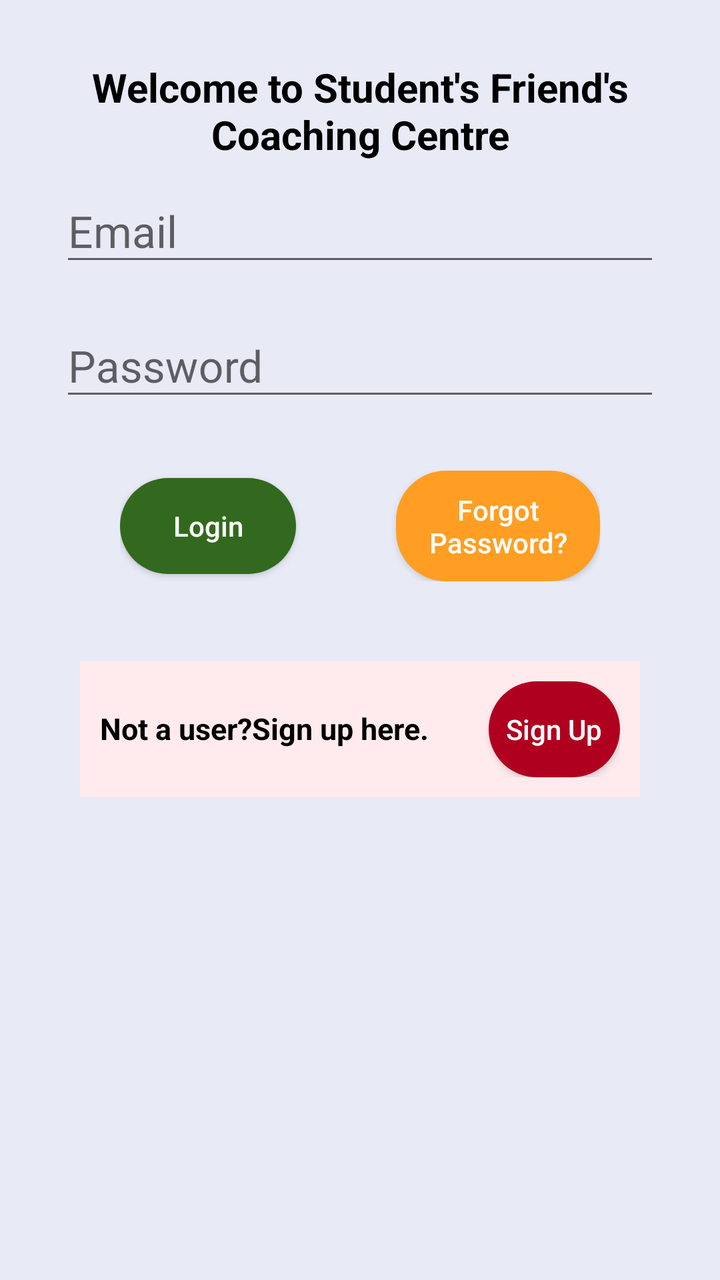
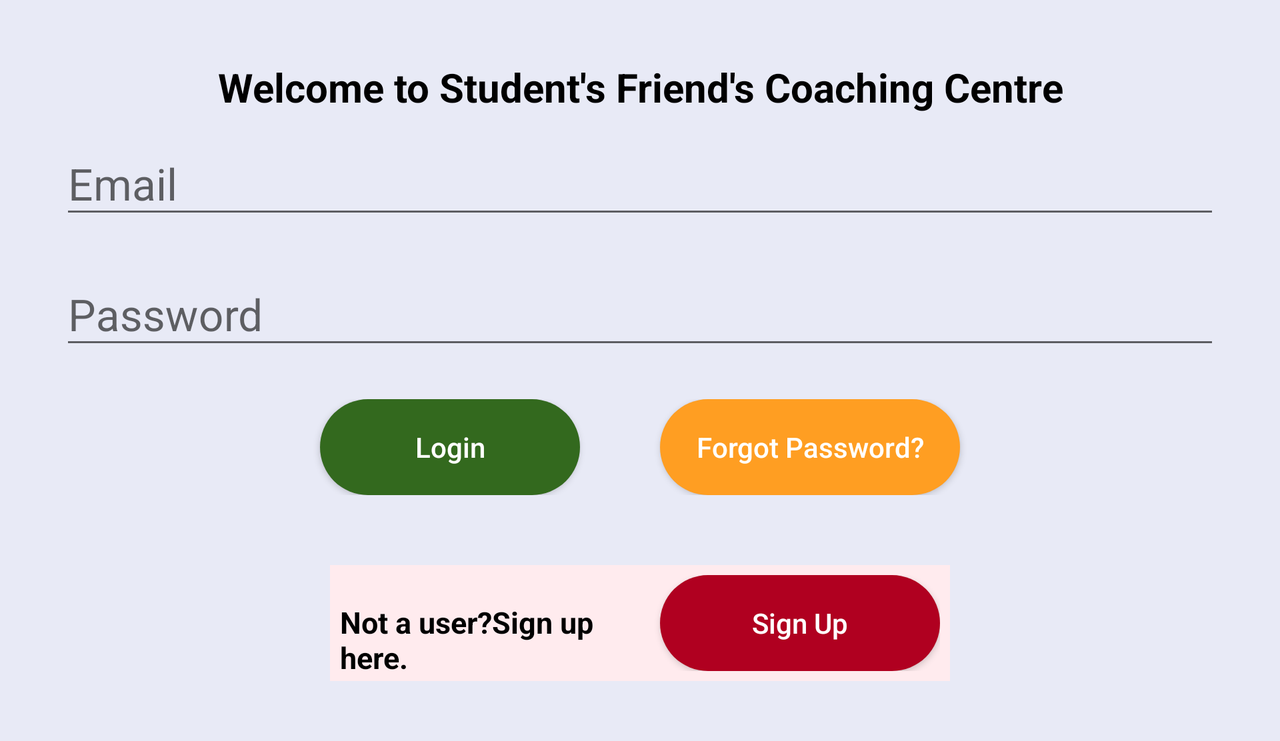

One screen, two layout resources from the same app: the default and the repository's alternative for another configuration. Each is rendered where Android would select it; the XML of both is given below.
<!-- AndroidManifest.xml: application theme AppTheme -->
<!-- res/layout/activity_login.xml -->
<?xml version="1.0" encoding="utf-8"?>
<LinearLayout xmlns:android="http://schemas.android.com/apk/res/android"
    xmlns:app="http://schemas.android.com/apk/res-auto"
    xmlns:tools="http://schemas.android.com/tools"
    android:layout_width="match_parent"
    android:layout_height="match_parent"
    tools:context=".Login"
    android:orientation="vertical"
    android:padding="@dimen/login_root_layout_padding"
    android:background="@color/background_layout">
    <RelativeLayout
        android:layout_width="wrap_content"
        android:layout_height="wrap_content"
        android:layout_gravity="center">

        <TextView
            android:layout_width="wrap_content"
            android:layout_height="wrap_content"
            android:text="Welcome to Student's Friend's Coaching Centre"
            android:textColor="@color/black_text_color"
            android:textStyle="bold"
            android:gravity="center"
            android:textSize="@dimen/login_title_text_size"/>
    </RelativeLayout>

    <com.google.android.material.textfield.TextInputLayout
        android:layout_width="match_parent"
        android:layout_height="wrap_content"
        android:focusable="true"
        android:focusableInTouchMode="true">

        <EditText
            android:layout_width="match_parent"
            android:layout_height="wrap_content"
            android:id="@+id/email_auth"
            android:hint="@string/enter_email"
            android:ems="10"
            android:inputType="textEmailAddress"
            android:textSize="@dimen/login_email_text_size"/>
    </com.google.android.material.textfield.TextInputLayout>
    <com.google.android.material.textfield.TextInputLayout
        android:layout_width="match_parent"
        android:layout_height="wrap_content"
        android:focusable="true"
        android:focusableInTouchMode="true"
        android:layout_marginTop="@dimen/login_passwordlayout_margintop">

        <EditText
            android:layout_width="match_parent"
            android:layout_height="wrap_content"
            android:id="@+id/password_auth"
            android:hint="@string/enter_password"
            android:ems="10"
            android:inputType="textPassword"
            android:textSize="@dimen/login_password_text_size"/>
    </com.google.android.material.textfield.TextInputLayout>

    <ProgressBar
        android:id="@+id/progressbar"
        android:layout_width="wrap_content"
        android:layout_height="wrap_content"
        android:layout_centerHorizontal="true"
        android:layout_centerVertical="true"
        android:layout_gravity="center"
        android:layout_marginTop="@dimen/login_progressbar_layout_margintop"
        android:visibility="gone" />
    <LinearLayout
        android:layout_width="match_parent"
        android:layout_height="wrap_content"
        android:background="@color/background_layout"
        android:layout_margin="20dp"
        android:padding="10dp"
        android:orientation="horizontal"
        android:gravity="center">
        <Button
            android:layout_width="wrap_content"
            android:layout_height="wrap_content"
            android:id="@+id/login_button"
            android:text="@string/login_button"
            android:textAllCaps="false"
            android:textColor="@color/white_color"
            android:background="@drawable/login_button_background"
            />

        <Button
            android:layout_width="wrap_content"
            android:layout_height="wrap_content"
            android:id="@+id/forgot_password"
            android:layout_marginLeft="50dp"
            android:text="@string/forgot_password"
            android:padding="@dimen/padding_10"
            android:textColor="@color/white_color"
            android:textAllCaps="false"
            android:background="@drawable/forget_password_background"
            />


    </LinearLayout>
    <LinearLayout
        android:layout_width="wrap_content"
        android:layout_height="wrap_content"
        android:background="@color/class_10_layout_bck"
        android:orientation="horizontal"
        android:layout_margin="10dp"
        android:padding="10dp"
        android:layout_gravity="center_horizontal">
        <TextView
            android:layout_width="wrap_content"
            android:layout_height="wrap_content"
            android:text="@string/not_a_user"
            android:textAllCaps="false"
            android:textSize="@dimen/login_notauser_text_size"
            android:textStyle="bold"
            android:textColor="@color/black_text_color"

            />
        <Button
            android:layout_width="wrap_content"
            android:layout_height="wrap_content"
            android:text="@string/register_button"
            android:id="@+id/register_button"
            android:textColor="@color/white_color"
            android:textAllCaps="false"
            android:layout_marginLeft="@dimen/login_registerbutton_marginleft"
            android:background="@drawable/register_button_background"
            />

    </LinearLayout>


</LinearLayout>
<!-- resources referenced by this layout -->
<resources>
  <color name="background_layout">#e8eaf6</color>
  <color name="black_text_color">#000000</color>
  <color name="class_10_layout_bck">#FFEBEE</color>
  <color name="white_color">#ffffff</color>
  <dimen name="login_email_text_size">22sp</dimen>
  <dimen name="login_notauser_text_size">15sp</dimen>
  <dimen name="login_password_text_size">22sp</dimen>
  <dimen name="login_passwordlayout_margintop">10dp</dimen>
  <dimen name="login_progressbar_layout_margintop">10dp</dimen>
  <dimen name="login_registerbutton_marginleft">30dp</dimen>
  <dimen name="login_root_layout_padding">30dp</dimen>
  <dimen name="login_title_text_size">20sp</dimen>
  <dimen name="padding_10">10dp</dimen>
  <!-- drawable forget_password_background (drawable) -->
  <?xml version="1.0" encoding="utf-8"?>
  <shape xmlns:android="http://schemas.android.com/apk/res/android"
      android:shape="rectangle">
      <solid
          android:color="@color/forget_password_background"/>
      <corners
          android:radius="25dp"/>
  
  </shape>
  <!-- drawable login_button_background (drawable) -->
  <?xml version="1.0" encoding="utf-8"?>
  <shape xmlns:android="http://schemas.android.com/apk/res/android"
      android:shape="rectangle">
      <solid
          android:color="@color/login_button_background"/>
      <corners
          android:radius="25dp"/>
  
  </shape>
  <!-- drawable register_button_background (drawable) -->
  <?xml version="1.0" encoding="utf-8"?>
  <shape xmlns:android="http://schemas.android.com/apk/res/android"
      android:shape="rectangle">
      <solid
          android:color="@color/register_button_background"/>
      <corners
          android:radius="25dp"/>
  
  </shape>
  <string name="enter_email">Email</string>
  <string name="enter_password">Password</string>
  <string name="forgot_password">Forgot Password?</string>
  <string name="login_button">Login</string>
  <string name="not_a_user">Not a user?Sign up here.</string>
  <string name="register_button">Sign Up</string>
  <style name="AppTheme" parent="Theme.AppCompat.Light.NoActionBar">
          
          <item name="colorPrimary">@color/colorPrimary</item>
          <item name="colorPrimaryDark">@color/colorPrimaryDark</item>
          <item name="colorAccent">@color/colorAccent</item>
          <item name="windowActionBar">false</item>
          <item name="windowNoTitle">true</item>
      </style>
  <color name="forget_password_background">#ff9e22</color>
  <color name="login_button_background">#33691e</color>
  <color name="register_button_background">#B00020</color>
  <color name="colorPrimary">#1a237e</color>
  <color name="colorPrimaryDark">#000051</color>
  <color name="colorAccent">#f48fb1</color>
</resources>
<!-- res/layout-land/activity_login.xml (the repository's variant of the layout above) -->
<!-- drawn on the phone turned sideways -->
<?xml version="1.0" encoding="utf-8"?>
<ScrollView xmlns:android="http://schemas.android.com/apk/res/android"
    xmlns:app="http://schemas.android.com/apk/res-auto"
    xmlns:tools="http://schemas.android.com/tools"
    android:layout_width="match_parent"
    android:layout_height="match_parent"
    tools:context=".Login"
    >
    <LinearLayout
        android:layout_width="match_parent"
        android:layout_height="match_parent"
        android:orientation="vertical"
        android:padding="@dimen/login_root_layout_padding"
        android:background="@color/background_layout">


    <RelativeLayout
        android:layout_width="wrap_content"
        android:layout_height="wrap_content"
        android:layout_gravity="center">

        <TextView
            android:layout_width="wrap_content"
            android:layout_height="wrap_content"
            android:gravity="center"
            android:text="Welcome to Student's Friend's Coaching Centre"
            android:textColor="@color/black_text_color"
            android:textSize="@dimen/login_title_text_size"
            android:textStyle="bold" />
    </RelativeLayout>

    <com.google.android.material.textfield.TextInputLayout
        android:layout_width="match_parent"
        android:layout_height="wrap_content"
        android:focusable="true"
        android:focusableInTouchMode="true">

        <EditText
            android:layout_width="match_parent"
            android:layout_height="wrap_content"
            android:id="@+id/email_auth"
            android:hint="@string/enter_email"
            android:ems="10"
            android:inputType="textEmailAddress"
            android:textSize="@dimen/login_email_text_size"/>
    </com.google.android.material.textfield.TextInputLayout>
    <com.google.android.material.textfield.TextInputLayout
        android:layout_width="match_parent"
        android:layout_height="wrap_content"
        android:focusable="true"
        android:focusableInTouchMode="true"
        android:layout_marginTop="@dimen/login_passwordlayout_margintop">

        <EditText
            android:layout_width="match_parent"
            android:layout_height="wrap_content"
            android:id="@+id/password_auth"
            android:hint="@string/enter_password"
            android:ems="10"
            android:inputType="textPassword"
            android:textSize="@dimen/login_password_text_size"/>
    </com.google.android.material.textfield.TextInputLayout>

    <ProgressBar
        android:id="@+id/progressbar"
        android:layout_width="wrap_content"
        android:layout_height="wrap_content"
        android:layout_centerHorizontal="true"
        android:layout_centerVertical="true"
        android:layout_gravity="center"
        android:layout_marginTop="@dimen/login_progressbar_layout_margintop"
        android:visibility="gone" />
    <LinearLayout
        android:layout_width="match_parent"
        android:layout_height="wrap_content"
        android:background="@color/background_layout"
        android:layout_marginTop="@dimen/login_loginandforgetpasswordbutton_layout_margintop"
        android:orientation="horizontal"
        android:padding="@dimen/login_loginandforgetpasswordbutton_layout_padding"
        android:gravity="center_horizontal">
        <Button
            android:layout_width="@dimen/login_loginbutton_width"
            android:layout_height="wrap_content"
            android:id="@+id/login_button"
            android:text="@string/login_button"
            android:textAllCaps="false"
            android:textColor="@color/white_color"
            android:background="@drawable/login_button_background"
            />

        <Button
            android:layout_width="@dimen/login_forgetpasswordbutton_width"
            android:layout_height="wrap_content"
            android:id="@+id/forgot_password"
            android:text="@string/forgot_password"
            android:textColor="@color/white_color"
            android:textAllCaps="false"
            android:layout_marginLeft="@dimen/login_forgetpasswordbutton_marginleft"
            android:background="@drawable/forget_password_background"
            />


    </LinearLayout>
    <LinearLayout
        android:layout_width="wrap_content"
        android:layout_height="wrap_content"
        android:background="@color/class_10_layout_bck"
        android:layout_marginTop="@dimen/login_notauser_register_layout_margintop"
        android:orientation="horizontal"
        android:padding="@dimen/login_notauser_register_layout_padding"
        android:layout_gravity="center_horizontal">
        <TextView
            android:layout_width="@dimen/login_notauser_textlayout_width"
            android:layout_height="wrap_content"
            android:text="@string/not_a_user"
            android:textAllCaps="false"
            android:textSize="@dimen/login_notauser_text_size"
            android:textStyle="bold"
            android:textColor="@color/black_text_color"

            />
        <Button
            android:layout_width="@dimen/login_registerbutton_width"
            android:layout_height="wrap_content"
            android:text="@string/register_button"
            android:id="@+id/register_button"
            android:textColor="@color/white_color"
            android:textAllCaps="false"
            android:layout_marginLeft="@dimen/login_registerbutton_marginleft"
            android:background="@drawable/register_button_background"
            />

    </LinearLayout>

    </LinearLayout>
</ScrollView>
<!-- resources referenced by the variant -->
<!-- as the phone turned sideways resolves them -->
<resources>
  <color name="background_layout">#e8eaf6</color>
  <color name="black_text_color">#000000</color>
  <color name="class_10_layout_bck">#FFEBEE</color>
  <color name="white_color">#ffffff</color>
  <!-- from res/values-land/ -->
  <dimen name="login_email_text_size">22sp</dimen>
  <!-- from res/values-land/ -->
  <dimen name="login_forgetpasswordbutton_marginleft">40dp</dimen>
  <!-- from res/values-land/ -->
  <dimen name="login_forgetpasswordbutton_width">150dp</dimen>
  <!-- from res/values-land/ -->
  <dimen name="login_loginandforgetpasswordbutton_layout_margintop">15dp</dimen>
  <!-- from res/values-land/ -->
  <dimen name="login_loginandforgetpasswordbutton_layout_padding">5dp</dimen>
  <!-- from res/values-land/ -->
  <dimen name="login_loginbutton_width">130dp</dimen>
  <!-- from res/values-land/ -->
  <dimen name="login_notauser_register_layout_margintop">30dp</dimen>
  <!-- from res/values-land/ -->
  <dimen name="login_notauser_register_layout_padding">5dp</dimen>
  <!-- from res/values-land/ -->
  <dimen name="login_notauser_text_size">15sp</dimen>
  <!-- from res/values-land/ -->
  <dimen name="login_notauser_textlayout_width">130dp</dimen>
  <!-- from res/values-land/ -->
  <dimen name="login_password_text_size">22sp</dimen>
  <!-- from res/values-land/ -->
  <dimen name="login_passwordlayout_margintop">8dp</dimen>
  <!-- from res/values-land/ -->
  <dimen name="login_progressbar_layout_margintop">10dp</dimen>
  <!-- from res/values-land/ -->
  <dimen name="login_registerbutton_marginleft">30dp</dimen>
  <!-- from res/values-land/ -->
  <dimen name="login_registerbutton_width">140dp</dimen>
  <!-- from res/values-land/ -->
  <dimen name="login_root_layout_padding">30dp</dimen>
  <!-- from res/values-land/ -->
  <dimen name="login_title_text_size">20sp</dimen>
  <!-- drawable forget_password_background (drawable) -->
  <?xml version="1.0" encoding="utf-8"?>
  <shape xmlns:android="http://schemas.android.com/apk/res/android"
      android:shape="rectangle">
      <solid
          android:color="@color/forget_password_background"/>
      <corners
          android:radius="25dp"/>
  
  </shape>
  <!-- drawable login_button_background (drawable) -->
  <?xml version="1.0" encoding="utf-8"?>
  <shape xmlns:android="http://schemas.android.com/apk/res/android"
      android:shape="rectangle">
      <solid
          android:color="@color/login_button_background"/>
      <corners
          android:radius="25dp"/>
  
  </shape>
  <!-- drawable register_button_background (drawable) -->
  <?xml version="1.0" encoding="utf-8"?>
  <shape xmlns:android="http://schemas.android.com/apk/res/android"
      android:shape="rectangle">
      <solid
          android:color="@color/register_button_background"/>
      <corners
          android:radius="25dp"/>
  
  </shape>
  <string name="enter_email">Email</string>
  <string name="enter_password">Password</string>
  <string name="forgot_password">Forgot Password?</string>
  <string name="login_button">Login</string>
  <string name="not_a_user">Not a user?Sign up here.</string>
  <string name="register_button">Sign Up</string>
  <style name="AppTheme" parent="Theme.AppCompat.Light.NoActionBar">
          
          <item name="colorPrimary">@color/colorPrimary</item>
          <item name="colorPrimaryDark">@color/colorPrimaryDark</item>
          <item name="colorAccent">@color/colorAccent</item>
          <item name="windowActionBar">false</item>
          <item name="windowNoTitle">true</item>
      </style>
  <color name="forget_password_background">#ff9e22</color>
  <color name="login_button_background">#33691e</color>
  <color name="register_button_background">#B00020</color>
  <color name="colorPrimary">#1a237e</color>
  <color name="colorPrimaryDark">#000051</color>
  <color name="colorAccent">#f48fb1</color>
</resources>
